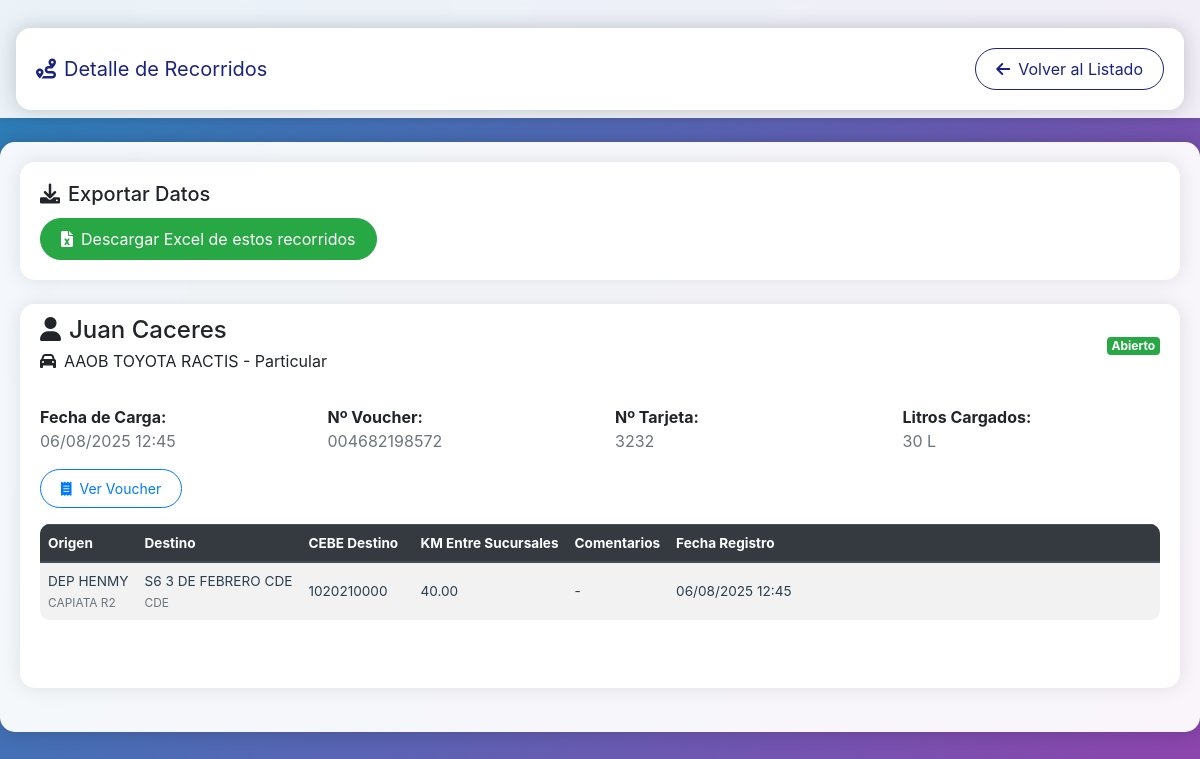
Screenshot of /modulos/uso_combustible/ver_recorrido_detalle.php?ids=58 (signed in) with the database file from the repository.
### tables this page shows
CREATE TABLE `uso_combustible` (
  `id` int NOT NULL,
  `nombre_conductor` varchar(100) DEFAULT NULL,
  `user_id` varchar(100) DEFAULT NULL,
  `usuario_id` varchar(100) NOT NULL,
  `fecha` date NOT NULL,
  `vehiculo` varchar(100) DEFAULT NULL,
  `documento` varchar(100) NOT NULL,
  `numero_baucher` varchar(255) NOT NULL,
  `litros_cargados` int NOT NULL,
  `tipo_vehiculo` varchar(50) NOT NULL,
  `chapa` varchar(100) DEFAULT NULL,
  `observaciones` text,
  `fecha_registro` timestamp NULL DEFAULT CURRENT_TIMESTAMP,
  `fecha_modificacion` timestamp NULL DEFAULT CURRENT_TIMESTAMP ON UPDATE CURRENT_TIMESTAMP,
  `registro_id` varchar(100) DEFAULT NULL,
  `tarjeta` varchar(4) NOT NULL DEFAULT '0000',
  `fecha_carga` date NOT NULL DEFAULT (curdate()),
  `hora_carga` time NOT NULL DEFAULT (curtime()),
  `foto_voucher` longtext,
  `foto_voucher_ruta` varchar(255) DEFAULT NULL,
  `estado_recorrido` enum('abierto','cerrado') NOT NULL DEFAULT 'abierto',
  `fecha_cierre` timestamp NULL DEFAULT NULL,
  `cerrado_por` int DEFAULT NULL,
  `reabierto_por` int DEFAULT NULL,
  `fecha_reapertura` timestamp NULL DEFAULT NULL,
  `motivo_reapertura` text
);

CREATE TABLE `uso_combustible_recorridos` (
  `id` int NOT NULL,
  `uso_combustible_id` int NOT NULL,
  `orden_secuencial` int NOT NULL DEFAULT '1',
  `origen` varchar(100) NOT NULL,
  `destino` varchar(100) NOT NULL,
  `km_sucursales` decimal(10,2) DEFAULT NULL COMMENT 'Kilómetros aproximados entre sucursales',
  `comentarios_sector` text,
  `fecha_registro` timestamp NULL DEFAULT CURRENT_TIMESTAMP,
  `fecha_modificacion` timestamp NULL DEFAULT CURRENT_TIMESTAMP ON UPDATE CURRENT_TIMESTAMP
);

CREATE TABLE `sucursales` (
  `id` int NOT NULL,
  `segmento` varchar(50) NOT NULL,
  `cebe` bigint DEFAULT NULL,
  `local` varchar(50) NOT NULL,
  `m2_neto` int NOT NULL,
  `localidad` varchar(250) NOT NULL,
  `created_at` timestamp NULL DEFAULT CURRENT_TIMESTAMP,
  `updated_at` timestamp NULL DEFAULT CURRENT_TIMESTAMP ON UPDATE CURRENT_TIMESTAMP
);

### modulos/uso_combustible/ver_recorrido_detalle.php (the view, shortened to what this page needs)
<?php
$database = new Database();
$conn = $database->getConnection();
$ids = isset($_GET['ids']) ? explode(',', $_GET['ids']) : [];
$ids = array_filter(array_map('intval', $ids));
$placeholders = str_repeat('?,', count($ids) - 1) . '?';
$sql = "SELECT uc.*, u.nombre as nombre_usuario,
       ucr.origen, ucr.destino, ucr.km_sucursales, ucr.comentarios_sector,
       uc.fecha_registro, ucr.id as recorrido_id, uc.estado_recorrido,
       uc.fecha_cierre, uc.cerrado_por, uc.reabierto_por, uc.fecha_reapertura,
       cerrador.nombre as nombre_cerrador, reabridor.nombre as nombre_reabridor,
       s_origen.segmento as origen_segmento, s_origen.cebe as origen_cebe,
       s_origen.local as origen_local, s_origen.m2_neto as origen_m2_neto,
       s_origen.localidad as origen_localidad,
       s_destino.segmento as destino_segmento, s_destino.cebe as destino_cebe,
       s_destino.local as destino_local, s_destino.m2_neto as destino_m2_neto,
       s_destino.localidad as destino_localidad
       FROM uso_combustible uc
       LEFT JOIN usuarios u ON uc.user_id = u.id
       LEFT JOIN usuarios cerrador ON uc.cerrado_por = cerrador.id
       LEFT JOIN usuarios reabridor ON uc.reabierto_por = reabridor.id
       LEFT JOIN uso_combustible_recorridos ucr ON uc.id = ucr.uso_combustible_id
       LEFT JOIN sucursales s_origen ON ucr.origen = s_origen.local
       LEFT JOIN sucursales s_destino ON ucr.destino = s_destino.local
       WHERE uc.id IN ($placeholders)
       ORDER BY uc.fecha_registro DESC, ucr.id ASC";
$stmt = $conn->prepare($sql);
$stmt->execute($ids);
$registros = $stmt->fetchAll(PDO::FETCH_ASSOC);
$groupedRecords = [];
foreach ($registros as $registro) {
    $combustibleId = $registro['id'];
    if (!isset($groupedRecords[$combustibleId])) {
        $groupedRecords[$combustibleId] = [
            'combustible' => $registro,
            'recorridos' => []
        ];
    }
    if (!empty($registro['recorrido_id'])) {
        $groupedRecords[$combustibleId]['recorridos'][] = $registro;
    }
}
?>
<!DOCTYPE html>
<html lang="es">
<head>
    <link href="https://cdn.jsdelivr.net/npm/bootstrap@4.6.2/dist/css/bootstrap.min.css" rel="stylesheet">
    <link href="https://cdnjs.cloudflare.com/ajax/libs/font-awesome/6.0.0/css/all.min.css" rel="stylesheet">
    <link href="../../assets/css/style.css" rel="stylesheet">
</head>
<body>
    <nav class="navbar navbar-expand-lg navbar-dark bg-dark">
        <div class="container">
            <a class="navbar-brand" href="ver_registros.php">
                <i class="fas fa-route mr-2"></i>Detalle de Recorridos
            </a>
            <div class="navbar-nav ml-auto">
                <a href="ver_registros.php" class="btn btn-outline-light">
                    <i class="fas fa-arrow-left mr-2"></i>Volver al Listado
                </a>
            </div>
        </div>
    </nav>
    <div class="container mt-4">
        <div class="card mb-4">
            <div class="card-body">
                <h5 class="card-title"><i class="fas fa-download mr-2"></i>Exportar Datos</h5>
                <form method="POST" action="ver_registros.php">
                    <button type="submit" class="btn btn-success">
                        <i class="fas fa-file-excel mr-2"></i>Descargar Excel de estos recorridos
                    </button>
                </form>
            </div>
        </div>
        <?php if (empty($groupedRecords)): ?>
            <div class="alert alert-warning">
                <i class="fas fa-exclamation-triangle mr-2"></i>
                No se encontraron recorridos para los IDs especificados.
            </div>
        <?php else: ?>
            <?php foreach ($groupedRecords as $combustibleId => $data):
                $combustible = $data['combustible'];
                $recorridos = $data['recorridos'];
            ?>
                <div class="card mb-4">
                    <div class="card-header">
                        <div class="row align-items-center">
                            <div class="col-md-8">
                                <h4 class="mb-1">
                                    <i class="fas fa-user mr-2"></i><?php echo htmlspecialchars($combustible['nombre_conductor']); ?>
                                </h4>
                                <p class="mb-0">
                                    <i class="fas fa-car mr-2"></i><?php echo htmlspecialchars($combustible['chapa']); ?> -
                                    <?php echo ucfirst(str_replace('_', ' ', $combustible['tipo_vehiculo'] ?? '')); ?>
                                </p>
                            </div>
                            <div class="col-md-4 text-right">
                                <span class="badge <?php echo $combustible['estado_recorrido'] === 'abierto' ? 'badge-success' : 'badge-danger'; ?> badge-lg">
                                    <?php echo ucfirst($combustible['estado_recorrido']); ?>
                                </span>
                            </div>
                        </div>
                    </div>
                    <div class="card-body">
                        <div class="row mb-3">
                            <div class="col-md-3">
                                <strong>Fecha de Carga:</strong><br>
                                <span class="text-muted"><?php echo date('d/m/Y H:i', strtotime($combustible['fecha_carga'] . ' ' . $combustible['hora_carga'])); ?></span>
                            </div>
                            <div class="col-md-3">
                                <strong>Nº Voucher:</strong><br>
                                <span class="text-muted"><?php echo htmlspecialchars($combustible['numero_baucher']); ?></span>
                            </div>
                            <div class="col-md-3">
                                <strong>Nº Tarjeta:</strong><br>
                                <span class="text-muted"><?php echo htmlspecialchars($combustible['tarjeta']); ?></span>
                            </div>
                            <div class="col-md-3">
                                <strong>Litros Cargados:</strong><br>
                                <span class="text-muted"><?php echo number_format($combustible['litros_cargados'], 0); ?> L</span>
                            </div>
                        </div>
                        <div class="row mb-3">
                            <div class="col-12">
                                <button class="btn btn-outline-primary btn-sm" type="button" data-toggle="collapse" data-target="#voucher-<?php echo $combustible['id']; ?>" aria-expanded="false" aria-controls="voucher-<?php echo $combustible['id']; ?>">
                                    <i class="fas fa-receipt mr-2"></i>Ver Voucher
                                </button>
                            </div>
                        </div>
                        <?php if (!empty($recorridos)): ?>
                            <div class="table-responsive">
                                <table class="table table-striped">
                                    <thead class="thead-dark">
                                        <tr>
                                            <th>Origen</th>
                                            <th>Destino</th>
                                            <th>CEBE Destino</th>
                                            <th>KM Entre Sucursales</th>
                                            <th>Comentarios</th>
                                            <th>Fecha Registro</th>
                                        </tr>
                                    </thead>
                                    <tbody>
                                        <?php foreach ($recorridos as $recorrido): ?>
                                            <tr>
                                                <td>
                                                    <?php echo htmlspecialchars($recorrido['origen']); ?>
                                                    <?php if (!empty($recorrido['origen_localidad'])): ?>
                                                        <br><small class="text-muted"><?php echo htmlspecialchars($recorrido['origen_localidad']); ?></small>
                                                    <?php endif; ?>
                                                </td>
                                                <td>
                                                    <?php echo htmlspecialchars($recorrido['destino']); ?>
                                                    <?php if (!empty($recorrido['destino_localidad'])): ?>
                                                        <br><small class="text-muted"><?php echo htmlspecialchars($recorrido['destino_localidad']); ?></small>
                                                    <?php endif; ?>
                                                </td>
                                                <td><?php echo htmlspecialchars($recorrido['destino_cebe'] ?? '-'); ?></td>
                                                <td><?php echo htmlspecialchars($recorrido['km_sucursales'] ?? '-'); ?></td>
                                                <td><?php echo htmlspecialchars($recorrido['comentarios_sector'] ?? '-'); ?></td>
                                                <td><?php echo date('d/m/Y H:i', strtotime($recorrido['fecha_registro'])); ?></td>
                                            </tr>
                                        <?php endforeach; ?>
                                    </tbody>
                                </table>
                            </div>
                        <?php endif; ?>
                    </div>
                </div>
            <?php endforeach; ?>
        <?php endif; ?>
    </div>
</body>
</html>

### assets/css/style.css (style rules this page uses)
body { background: linear-gradient(120deg, #2980b9, #8e44ad); min-height: 100vh; padding-bottom: 2rem; }
.navbar { background: rgba(255, 255, 255, 0.9) !important; backdrop-filter: blur(10px); box-shadow: 0 2px 10px rgba(0,0,0,0.1); }
.navbar-brand, .navbar-text, .navbar-text a { color: #1a237e !important; }
.navbar .btn-outline-light { color: #1a237e !important; border-color: #1a237e !important; }
.navbar i { color: #1a237e; }
.container { background: rgba(255,255,255,0.95); border-radius: 15px; box-shadow: 0 0 20px rgba(0,0,0,0.2); backdrop-filter: blur(10px); padding: 20px; margin-top: 20px; margin-left: auto; margin-right: auto; width: 100%; max-width: 1400px; }
.table { background: white; border-radius: 10px; overflow: hidden; margin-bottom: 0; font-size: 0.85rem; }
.table td, .table th { vertical-align: middle; color: #2c3e50; padding: 0.5rem; }
.table th, .table td { width: auto; }
.table th:nth-child(1), .table td:nth-child(1) { width: 7%; }
.table th:nth-child(2), .table td:nth-child(2) { width: 7%; }
.table th:nth-child(3), .table td:nth-child(3) { width: 10%; }
.table th:nth-child(4), .table td:nth-child(4) { width: 7%; }
.table th:nth-child(5), .table td:nth-child(5) { width: 8%; }
.table th:nth-child(6), .table td:nth-child(6) { width: 5%; }
.table th:last-child, .table td:last-child { min-width: 120px; }
.btn { border-radius: 25px; padding: 8px 20px; transition: transform 0.3s ease; }
.card { border: none; border-radius: 15px; box-shadow: 0 0 20px rgba(0,0,0,0.1); }
.card-header { background: transparent; border-bottom: none; }
.thead-dark { background: linear-gradient(120deg, #2980b9, #8e44ad) !important; }
.table td { vertical-align: middle; }
.table th:last-child, .table td:last-child { min-width: 200px; width: auto; }
.container h2, .container td, .container th { color: #2c3e50 !important; }
.thead-dark th { color: white !important; }
.table { font-size: 0.85rem; margin-bottom: 1rem; }
.table td, .table th { padding: 0.5rem; vertical-align: middle; }
.table-responsive { margin-bottom: 2rem; }
.table th, .table td { white-space: nowrap; }

### rows the page displays
uso_combustible: nombre_conductor "Juan Caceres", chapa "AAOB TOYOTA RACTIS", tipo_vehiculo "Particular", estado_recorrido "Abierto", fecha_carga+hora_carga "06/08/2025 12:45", numero_baucher "004682198572", tarjeta "3232", litros_cargados "30", uso_combustible_recorridos.origen "DEP HENMY", sucursales.localidad "CAPIATA R2", uso_combustible_recorridos.destino "S6 3 DE FEBRERO CDE", sucursales.localidad "CDE", sucursales.cebe "1020210000", uso_combustible_recorridos.km_sucursales "40.00", uso_combustible_recorridos.comentarios_sector "-", fecha_registro "06/08/2025 12:45"
